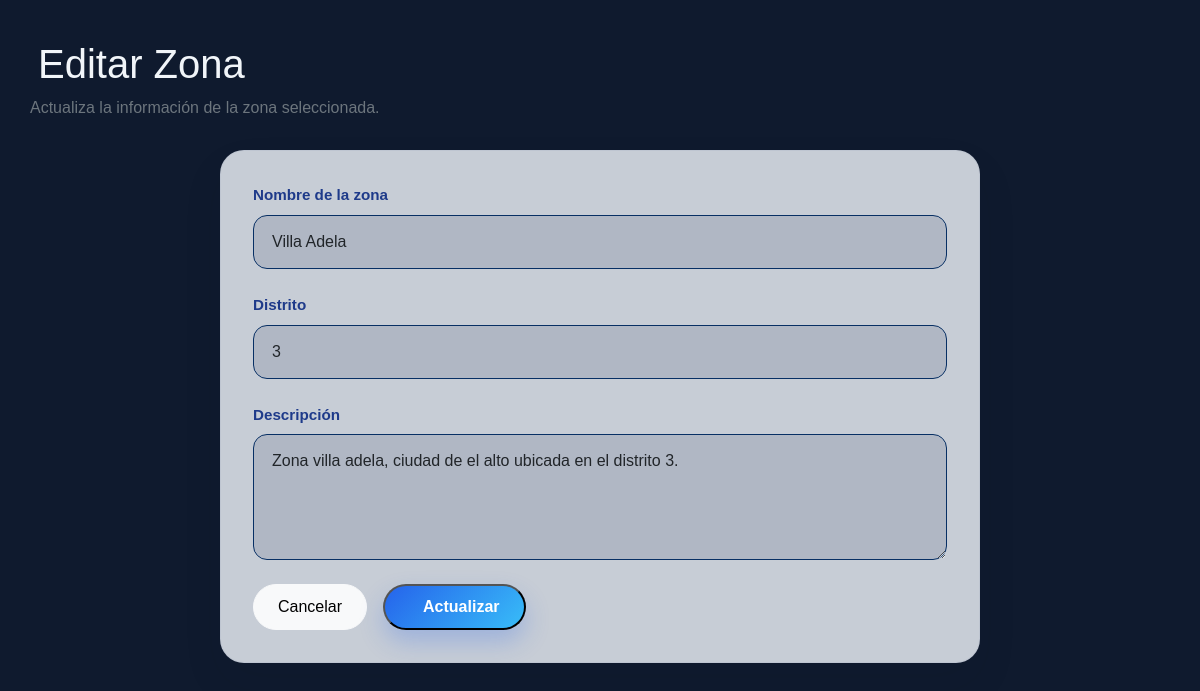
/zonas/editar/1 (signed in), run on the app's committed database.
### app/models/zona.py (models this page shows)
class Zona(db.Model):
    __tablename__ = "zonas"
    id_zona = db.Column(
        db.Integer,
        primary_key=True
    )
    nombre_zona = db.Column(
        db.String(100),
        nullable=False
    )
    distrito = db.Column(
        db.String(100)
    )
    descripcion = db.Column(
        db.String(200)
    )

### app/blueprints/zonas/routes.py (the view, shortened to what this page needs)
@zonas_bp.route(
    "/zonas/editar/<int:id>",
    methods=["GET", "POST"]
)
@login_required
def editar(id):
    zona = Zona.query.get_or_404(id)
    return render_template(
        "zonas/editar.html",
        zona=zona
    )

### app/__init__.py (called while the page is built)
@login_manager.user_loader
def load_user(user_id):
    return Usuario.query.get(
        int(user_id)
    )

### app/templates/zonas/editar.html (shortened to what this page needs)
{% extends "base.html" %}
{% block content %}
<div class="admin-page">
    <div class="admin-header">
        <div>
            <h1 class="admin-title">
                Editar Zona
            </h1>
            <p class="text-secondary mb-0">
                Actualiza la información de la zona seleccionada.
            </p>
        </div>
    </div>
    <div class="admin-card form-card-admin">
        <form method="POST">
            <div class="mb-4">
                <label class="form-label fw-semibold">
                    Nombre de la zona
                </label>
                <input
                    type="text"
                    class="form-control admin-input"
                    name="nombre_zona"
                    value="{{ zona.nombre_zona }}"
                    required>
            </div>
            <div class="mb-4">
                <label class="form-label fw-semibold">
                    Distrito
                </label>
                <input
                    type="text"
                    class="form-control admin-input"
                    name="distrito"
                    value="{{ zona.distrito }}"
                    required>
            </div>
            <div class="mb-4">
                <label class="form-label fw-semibold">
                    Descripción
                </label>
                <textarea
                    class="form-control admin-input"
                    name="descripcion"
                    rows="4"
                    required>{{ zona.descripcion }}</textarea>
            </div>
            <div class="d-flex align-items-center gap-3">
                <a href="{{ url_for('zonas.listar') }}"
                   class="btn btn-light rounded-pill px-4">
                    Cancelar
                </a>
                <button
                    type="submit"
                    class="admin-btn">
                    Actualizar
                </button>
            </div>
        </form>
    </div>
</div>
{% endblock %}

### app/static/css/style.css (style rules this page uses)
body { background:#eef3f8; font-family:Arial,Helvetica,sans-serif; }
.btn { border-radius:10px; }

### app/static/css/safecity.css (style rules this page uses)
:root { --bg-primary:#0f1a2e; --bg-secondary:#162035; --bg-accent:#0c1e3d; --blue-primary:#2563eb; --blue-secondary:#1a3a8f; --blue-light:#60a5fa; --text-primary:#f1f5f9; --text-secondary:#cbd5e1; --text-muted:#64748b; --success:#34d399; --warning:#fbbf24; --border:rgba(255,255,255,.08); --radius-sm:8px; --radius-md:12px; --radius-lg:18px; }
* { box-sizing:border-box; margin:0; padding:0; }
body { background:var(--bg-primary); color:var(--text-primary); font-family:Arial,Helvetica,sans-serif; }
.admin-page { max-width: 1400px; margin: 0 auto; padding: 40px 30px; }
.admin-header { display: flex; justify-content: space-between; align-items: center; gap: 20px; margin-bottom: 30px; }
.admin-card { background: #f8fbff; border: 1px solid rgba(148, 163, 184, .18); border-radius: 24px; overflow: hidden; box-shadow: 0 20px 40px rgba( 15, 23, 42, .08 ); }
.admin-btn { display: inline-flex; align-items: center; gap: 10px; padding: 14px 24px; background: linear-gradient( 135deg, #2563eb, #38bdf8 ); color: #fff; text-decoration: none; border-radius: 16px; font-weight: 600; box-shadow: 0 12px 24px rgba( 37, 99, 235, .25 ); transition: all .25s ease; }
.form-card-admin { max-width: 760px; margin: 0 auto; padding: 32px; background: #c7cdd6; }
.admin-input { border: 1px solid #072f64; border-radius: 14px; padding: 14px 18px; background: #b0b7c4; }
.form-card-admin .form-label { color: #1e3a8a; font-size: 0.95rem; font-weight: 600; }
.form-card-admin .btn-light, .form-card-admin .admin-btn { height: 46px; padding: 0 24px; display: inline-flex; align-items: center; justify-content: center; border-radius: 999px; }

### data on the page
Zona: nombre_zona "Villa Adela", distrito "3", descripcion "Zona villa adela, ciudad de el alto ubicada en el distrito 3."
